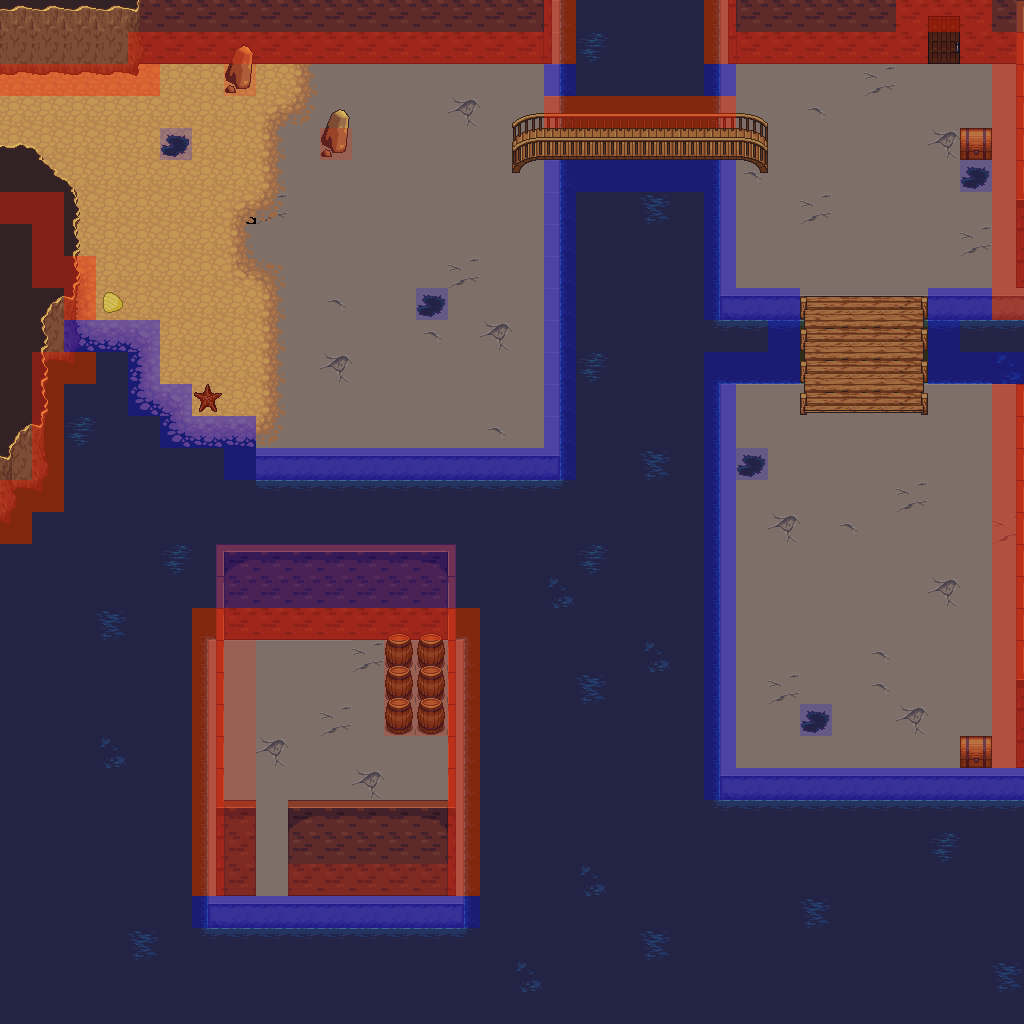

A level layout from a 2D game, rendered from its tile map. Below: a short description, then the map file with tile-grid data replaced by summaries:
An orthogonal 32x32 tile map with 32x32 px tiles, 5 tile layers (background, fringe, object, foreground, ...), 4 tilesets and 9 objects (5x event, 4x enemy).

<map height="32" orientation="orthogonal" renderorder="right-down" tileheight="32" tilewidth="32" version="1.0" width="32">
 <properties>
  <property name="music" value="music/winds_of_stories.ogg" />
  <property name="tileset" value="tilesetdefs/sewer.txt" />
  <property name="title" value="Hidden Waterway" />
 </properties>
 <tileset firstgid="1" name="tiled_collision" tileheight="32" tilewidth="32">
  <image height="32" source="tiled_collision.png" width="480" />
 </tileset>
 <tileset firstgid="16" name="generic_background" tileheight="32" tilewidth="32">
  <image height="832" source="generic_background.png" width="864" />
 </tileset>
 <tileset firstgid="718" name="small_objects" tileheight="64" tilewidth="32">
  <image height="512" source="small_objects.png" width="671" />
 </tileset>
 <tileset firstgid="878" name="sewer_objects" tileheight="128" tilewidth="32">
  <image height="768" source="sewer_objects.png" width="672" />
 </tileset>
 <layer height="32" name="background" width="32">
  <data>[1024 cells, 1016 non-empty, 22 distinct tile ids]</data>
 </layer>
 <layer height="32" name="fringe" width="32">
  <data>[1024 cells, 108 non-empty, 33 distinct tile ids]</data>
 </layer>
 <layer height="32" name="object" width="32">
  <data>[1024 cells, 109 non-empty, 19 distinct tile ids]</data>
 </layer>
 <layer height="32" name="foreground" width="32">
  <data>[1024 cells, 11 non-empty, 1 distinct tile ids]</data>
 </layer>
 <layer height="32" name="collision" width="32">
  <data>[1024 cells, 623 non-empty, 4 distinct tile ids]</data>
 </layer>
 <objectgroup name="event">
  <object height="32" name="Barrel" type="event" width="32" x="384" y="672">
   <properties>
    <property name="hotspot" value="location" />
    <property name="msg" value="You found the switch key in a barrel!" />
    <property name="repeat" value="false" />
    <property name="set_status" value="switch_key" />
    <property name="tooltip" value="Suspicious Barrel" />
   <property name="activate" value="on_trigger" /></properties>
  </object>
  <object height="96" name="Teleport to Basement 4" type="event" width="32" x="0" y="96">
   <properties>
    <property name="intermap" value="maps/basement3.txt,30,28" />
   <property name="activate" value="on_trigger" /></properties>
  </object>
  <object height="32" name="Teleport to Basement A" type="event" width="32" x="928" y="32">
   <properties>
    <property name="intermap" value="maps/basementa.txt,1,30" />
   <property name="activate" value="on_trigger" /></properties>
  </object>
  <object height="32" name="Trick Chest" type="event" width="32" x="960" y="128">
   <properties>
    <property name="hotspot" value="location" />
    <property name="mapmod" value="object,30,4,206" />
    <property name="msg" value="An empty chest!" />
    <property name="repeat" value="false" />
    <property name="spawn" value="skeletondefault,30,3;ghost,29,5" />
    <property name="tooltip" value="Chest" />
   <property name="activate" value="on_trigger" /></properties>
  </object>
  <object height="32" name="Chest" type="event" width="32" x="960" y="736">
   <properties>
    <property name="hotspot" value="location" />
    <property name="loot" value="currency,fixed,25,50" />
    <property name="mapmod" value="object,30,23,206" />
    <property name="repeat" value="false" />
    <property name="tooltip" value="Chest" />
   <property name="activate" value="on_trigger" /></properties>
  </object>
 </objectgroup>
 <objectgroup name="enemy">
  <object height="32" name="Beetle" type="enemy" width="32" x="352" y="832"><properties><property name="category" value="beetle" /></properties></object>
  <object height="224" name="3 Beetles" type="enemy" width="192" x="768" y="64">
   <properties>
    <property name="level" value="1,1" />
    <property name="number" value="3,3" />
   <property name="category" value="beetle" /></properties>
  </object>
  <object height="224" name="2 Slimes" type="enemy" width="128" x="288" y="224">
   <properties>
    <property name="level" value="1,1" />
    <property name="number" value="2,2" />
   <property name="category" value="slime" /></properties>
  </object>
  <object height="192" name="2 Ruby Snakes" type="enemy" width="224" x="768" y="512">
   <properties>
    <property name="level" value="1,1" />
    <property name="number" value="2,2" />
   <property name="category" value="rubysnake" /></properties>
  </object>
 </objectgroup>
 <objectgroup name="npc" />
</map>
